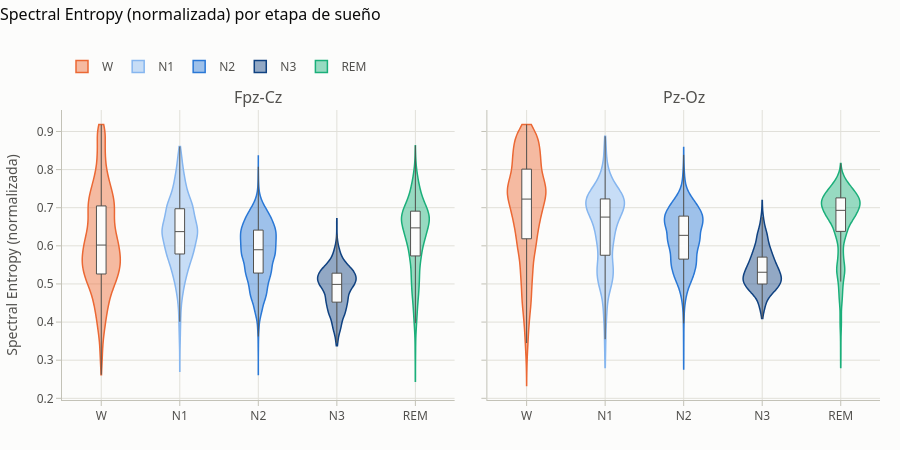

Notebook source saved alongside this figure:
### Markdown cell above
**¿Cómo cambia la Spectral Entropy entre etapas?**

### Code cell
plots.metric_by_stage(obs[~obs["is_artifact"]], "spectral_entropy").show()

### Figure 1 — Plotly figure (JSON) as saved in the notebook; plotly's stock layout.template omitted (floating-point values rounded to 4 significant figures; data arrays with more than 128 entries replaced by an {"elided": "..."} marker saying what was removed)
{"data": [{"box": {"fillcolor": "#fcfcfb", "line": {"color": "#52514e", "width": 1}, "visible": true}, "fillcolor": "rgba(235,104,52,0.45)", "hovertemplate": "W · Fpz-Cz<br>%{y:.3f}<extra></extra>", "legendgroup": "W", "line": {"color": "#eb6834", "width": 1.5}, "meanline": {"visible": false}, "name": "W", "points": false, "showlegend": true, "spanmode": "hard", "type": "violin", "x": {"elided": "6479 str values"}, "xaxis": "x", "y": {"elided": "6479 float values"}, "yaxis": "y"}, {"box": {"fillcolor": "#fcfcfb", "line": {"color": "#52514e", "width": 1}, "visible": true}, "fillcolor": "rgba(134,182,239,0.45)", "hovertemplate": "N1 · Fpz-Cz<br>%{y:.3f}<extra></extra>", "legendgroup": "N1", "line": {"color": "#86b6ef", "width": 1.5}, "meanline": {"visible": false}, "name": "N1", "points": false, "showlegend": true, "spanmode": "hard", "type": "violin", "x": {"elided": "2160 str values"}, "xaxis": "x", "y": {"elided": "2160 float values"}, "yaxis": "y"}, {"box": {"fillcolor": "#fcfcfb", "line": {"color": "#52514e", "width": 1}, "visible": true}, "fillcolor": "rgba(42,120,214,0.45)", "hovertemplate": "N2 · Fpz-Cz<br>%{y:.3f}<extra></extra>", "legendgroup": "N2", "line": {"color": "#2a78d6", "width": 1.5}, "meanline": {"visible": false}, "name": "N2", "points": false, "showlegend": true, "spanmode": "hard", "type": "violin", "x": {"elided": "9249 str values"}, "xaxis": "x", "y": {"elided": "9249 float values"}, "yaxis": "y"}, {"box": {"fillcolor": "#fcfcfb", "line": {"color": "#52514e", "width": 1}, "visible": true}, "fillcolor": "rgba(16,66,129,0.45)", "hovertemplate": "N3 · Fpz-Cz<br>%{y:.3f}<extra></extra>", "legendgroup": "N3", "line": {"color": "#104281", "width": 1.5}, "meanline": {"visible": false}, "name": "N3", "points": false, "showlegend": true, "spanmode": "hard", "type": "violin", "x": {"elided": "1317 str values"}, "xaxis": "x", "y": {"elided": "1317 float values"}, "yaxis": "y"}, {"box": {"fillcolor": "#fcfcfb", "line": {"color": "#52514e", "width": 1}, "visible": true}, "fillcolor": "rgba(27,175,122,0.45)", "hovertemplate": "REM · Fpz-Cz<br>%{y:.3f}<extra></extra>", "legendgroup": "REM", "line": {"color": "#1baf7a", "width": 1.5}, "meanline": {"visible": false}, "name": "REM", "points": false, "showlegend": true, "spanmode": "hard", "type": "violin", "x": {"elided": "3656 str values"}, "xaxis": "x", "y": {"elided": "3656 float values"}, "yaxis": "y"}, {"box": {"fillcolor": "#fcfcfb", "line": {"color": "#52514e", "width": 1}, "visible": true}, "fillcolor": "rgba(235,104,52,0.45)", "hovertemplate": "W · Pz-Oz<br>%{y:.3f}<extra></extra>", "legendgroup": "W", "line": {"color": "#eb6834", "width": 1.5}, "meanline": {"visible": false}, "name": "W", "points": false, "showlegend": false, "spanmode": "hard", "type": "violin", "x": {"elided": "6527 str values"}, "xaxis": "x2", "y": {"elided": "6527 float values"}, "yaxis": "y2"}, {"box": {"fillcolor": "#fcfcfb", "line": {"color": "#52514e", "width": 1}, "visible": true}, "fillcolor": "rgba(134,182,239,0.45)", "hovertemplate": "N1 · Pz-Oz<br>%{y:.3f}<extra></extra>", "legendgroup": "N1", "line": {"color": "#86b6ef", "width": 1.5}, "meanline": {"visible": false}, "name": "N1", "points": false, "showlegend": false, "spanmode": "hard", "type": "violin", "x": {"elided": "2161 str values"}, "xaxis": "x2", "y": {"elided": "2161 float values"}, "yaxis": "y2"}, {"box": {"fillcolor": "#fcfcfb", "line": {"color": "#52514e", "width": 1}, "visible": true}, "fillcolor": "rgba(42,120,214,0.45)", "hovertemplate": "N2 · Pz-Oz<br>%{y:.3f}<extra></extra>", "legendgroup": "N2", "line": {"color": "#2a78d6", "width": 1.5}, "meanline": {"visible": false}, "name": "N2", "points": false, "showlegend": false, "spanmode": "hard", "type": "violin", "x": {"elided": "9244 str values"}, "xaxis": "x2", "y": {"elided": "9244 float values"}, "yaxis": "y2"}, {"box": {"fillcolor": "#fcfcfb", "line": {"color": "#52514e", "width": 1}, "visible": true}, "fillcolor": "rgba(16,66,129,0.45)", "hovertemplate": "N3 · Pz-Oz<br>%{y:.3f}<extra></extra>", "legendgroup": "N3", "line": {"color": "#104281", "width": 1.5}, "meanline": {"visible": false}, "name": "N3", "points": false, "showlegend": false, "spanmode": "hard", "type": "violin", "x": {"elided": "1317 str values"}, "xaxis": "x2", "y": {"elided": "1317 float values"}, "yaxis": "y2"}, {"box": {"fillcolor": "#fcfcfb", "line": {"color": "#52514e", "width": 1}, "visible": true}, "fillcolor": "rgba(27,175,122,0.45)", "hovertemplate": "REM · Pz-Oz<br>%{y:.3f}<extra></extra>", "legendgroup": "REM", "line": {"color": "#1baf7a", "width": 1.5}, "meanline": {"visible": false}, "name": "REM", "points": false, "showlegend": false, "spanmode": "hard", "type": "violin", "x": {"elided": "3660 str values"}, "xaxis": "x2", "y": {"elided": "3660 float values"}, "yaxis": "y2"}], "layout": {"annotations": [{"font": {"size": 16}, "showarrow": false, "text": "Fpz-Cz", "x": 0.24, "xanchor": "center", "xref": "paper", "y": 1.0, "yanchor": "bottom", "yref": "paper"}, {"font": {"size": 16}, "showarrow": false, "text": "Pz-Oz", "x": 0.76, "xanchor": "center", "xref": "paper", "y": 1.0, "yanchor": "bottom", "yref": "paper"}], "font": {"color": "#52514e", "family": "system-ui, -apple-system, \"Segoe UI\", sans-serif", "size": 12}, "height": 450, "hoverlabel": {"bgcolor": "white", "font": {"color": "#0b0b0b"}}, "legend": {"orientation": "h", "title": {"text": ""}, "x": 0, "xanchor": "left", "y": 1.1, "yanchor": "bottom"}, "margin": {"b": 50, "l": 60, "r": 20, "t": 110}, "paper_bgcolor": "#fcfcfb", "plot_bgcolor": "#fcfcfb", "title": {"font": {"color": "#0b0b0b", "size": 16}, "text": "Spectral Entropy (normalizada) por etapa de sueño", "x": 0, "xanchor": "left", "y": 0.98, "yanchor": "top"}, "xaxis": {"anchor": "y", "domain": [0.0, 0.48], "gridcolor": "#e1e0d9", "linecolor": "#c3c2b7", "tickcolor": "#c3c2b7", "ticks": "outside", "zeroline": false}, "xaxis2": {"anchor": "y2", "domain": [0.52, 1.0], "gridcolor": "#e1e0d9", "linecolor": "#c3c2b7", "tickcolor": "#c3c2b7", "ticks": "outside", "zeroline": false}, "yaxis": {"anchor": "x", "domain": [0.0, 1.0], "gridcolor": "#e1e0d9", "linecolor": "#c3c2b7", "tickcolor": "#c3c2b7", "ticks": "outside", "title": {"text": "Spectral Entropy (normalizada)"}, "zeroline": false}, "yaxis2": {"anchor": "x2", "domain": [0.0, 1.0], "gridcolor": "#e1e0d9", "linecolor": "#c3c2b7", "matches": "y", "showticklabels": false, "tickcolor": "#c3c2b7", "ticks": "outside", "zeroline": false}}}
